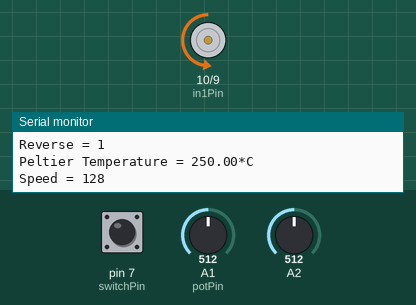
This sketch was run on a simulated Arduino Uno, built with avr-gcc and run on an emulated ATmega328P. Parts: motor-driver pin pairs drawn as motors (green arrow = first pin HIGH = forward, orange = second pin HIGH = backward, longer = more drive, scaled by the enable pin), the last lines printed to the serial monitor. The inputs (shaded band) are chosen by the test bench; at power-on: A1 (potPin) = 512, pin 7 (switchPin) HIGH, A2 = 512.

Above: at 1.2 s.
1.3 s: A1 (potPin) set to 716
At 1.9 s:
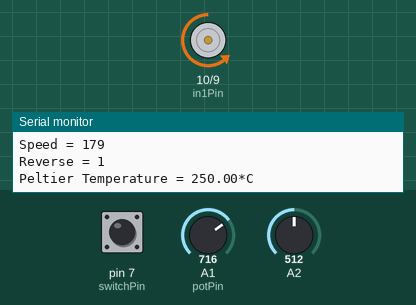
2.8 s: pin 7 (switchPin) pulled LOW for 0.15 s
At 2.87 s:
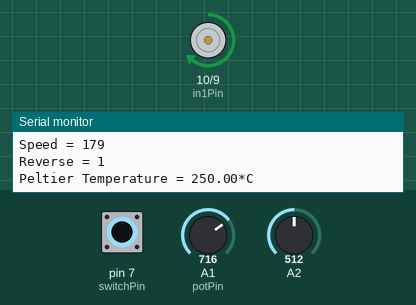
4.4 s: A1 (potPin) set to 0
At 5.4 s:
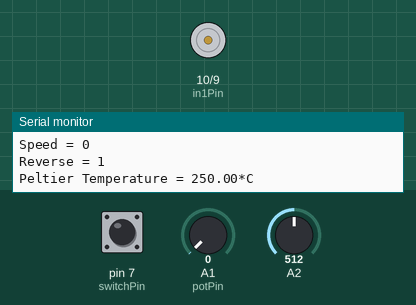
5.9 s: pin 7 (switchPin) pulled LOW for 1 s
8.4 s: A1 (potPin) set to 2
11.4 s: A1 (potPin) set to 5
At 12.0 s:
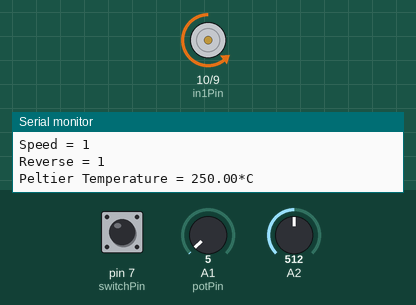
Timing chart, 0 to 13.9 s (numbered marks = the images above; inputs shaded):
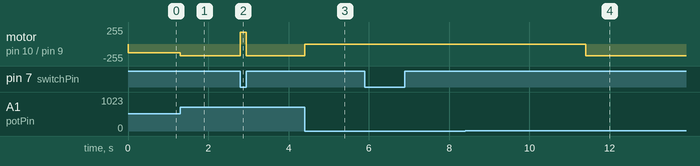

The sketch:

hBridgeTest.ino
```cpp
/*
  Adafruit Arduino - Lesson 15. Bi-directional Motor
*/

int enablePin = 11;
int in1Pin = 10;
int in2Pin = 9;
int switchPin = 7;
int potPin = 1;

// Input pin of the temperature sensor located on the Peltier component
int peltierTempPin = 2;

int i = 0;

void setup()
{
  Serial.begin(9600);

  pinMode(in1Pin, OUTPUT);
  pinMode(in2Pin, OUTPUT);
  pinMode(enablePin, OUTPUT);
  pinMode(switchPin, INPUT_PULLUP);
}

// Returns the temperature at the given pin
int getTemperature(int pin) {
  float temp;

  temp = analogRead(pin);
  temp = temp * 0.48828125;

  return temp;
}

void loop()
{
  int curSpeed = analogRead(potPin) / 4;
  boolean reverse = digitalRead(switchPin);

  i++;
  if (i >= 1000) {
    Serial.print("Speed = ");
    Serial.print(curSpeed);
    Serial.println();

    Serial.print("Reverse = ");
    Serial.print(reverse);
    Serial.println();

    i = 0;

    float peltierTemp = getTemperature(peltierTempPin);

    Serial.print("Peltier Temperature = ");
    Serial.print(peltierTemp);
    Serial.print("*C");
    Serial.println();
  }

  setMotor(curSpeed, reverse);
}

void setMotor(int newSpeed, boolean reverse)
{
  analogWrite(enablePin, newSpeed);
  digitalWrite(in1Pin, ! reverse);
  digitalWrite(in2Pin, reverse);
}
```

Measured:
- the behaviour switches between 3 and 4 on A1 (potPin) (found by bisection; images 3 and 4)
- after the input at 1.3 s, motor on pin 10 (in1Pin) / pin 9 (in2Pin): backward 128/255 → backward 179/255 at once
- after the input at 2.8 s, motor on pin 10 (in1Pin) / pin 9 (in2Pin): backward 179/255 → forward 179/255 at once, → backward 179/255 0.15 s later
- after the input at 4.4 s, motor on pin 10 (in1Pin) / pin 9 (in2Pin): backward 179/255 → stopped at once
- after the input at 11.4 s, motor on pin 10 (in1Pin) / pin 9 (in2Pin): stopped → backward 179/255 at once
